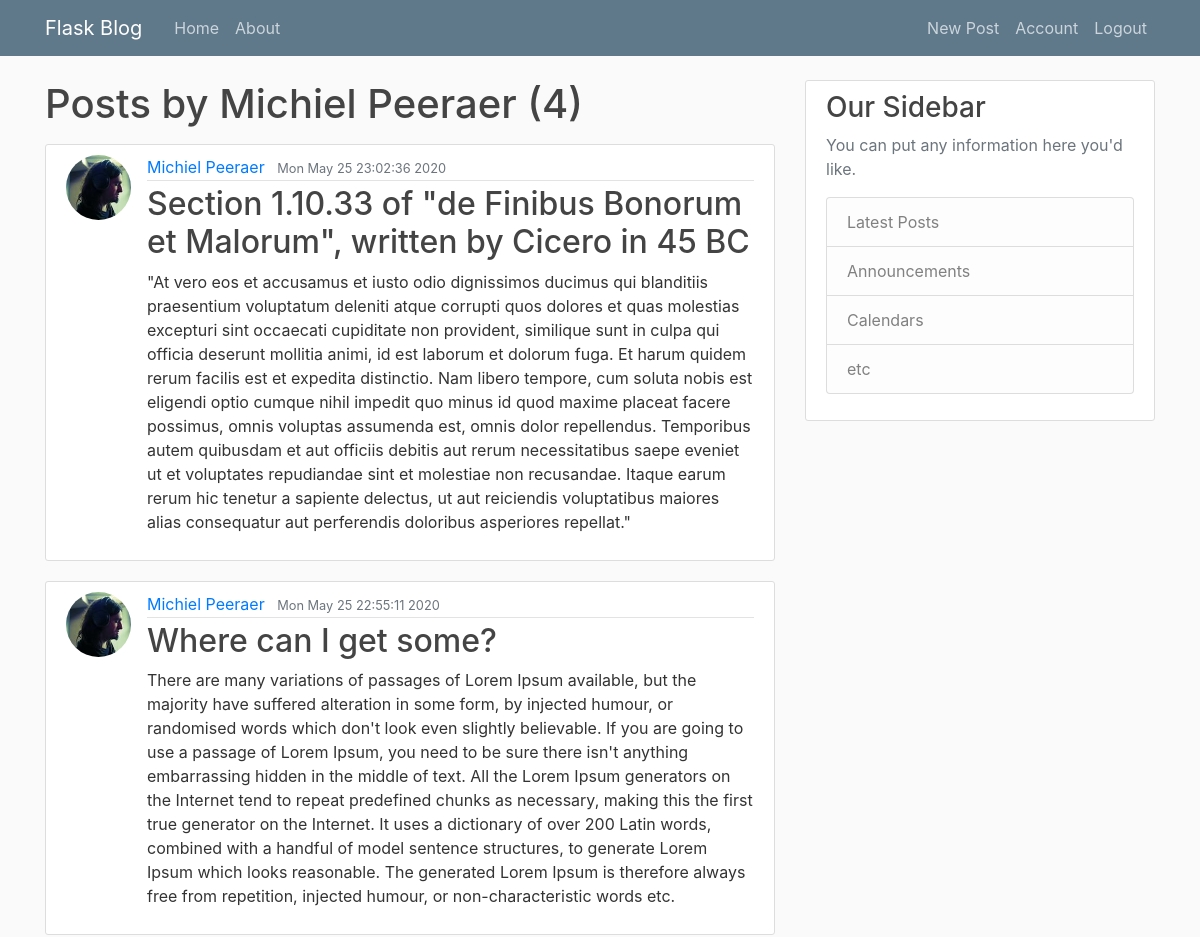
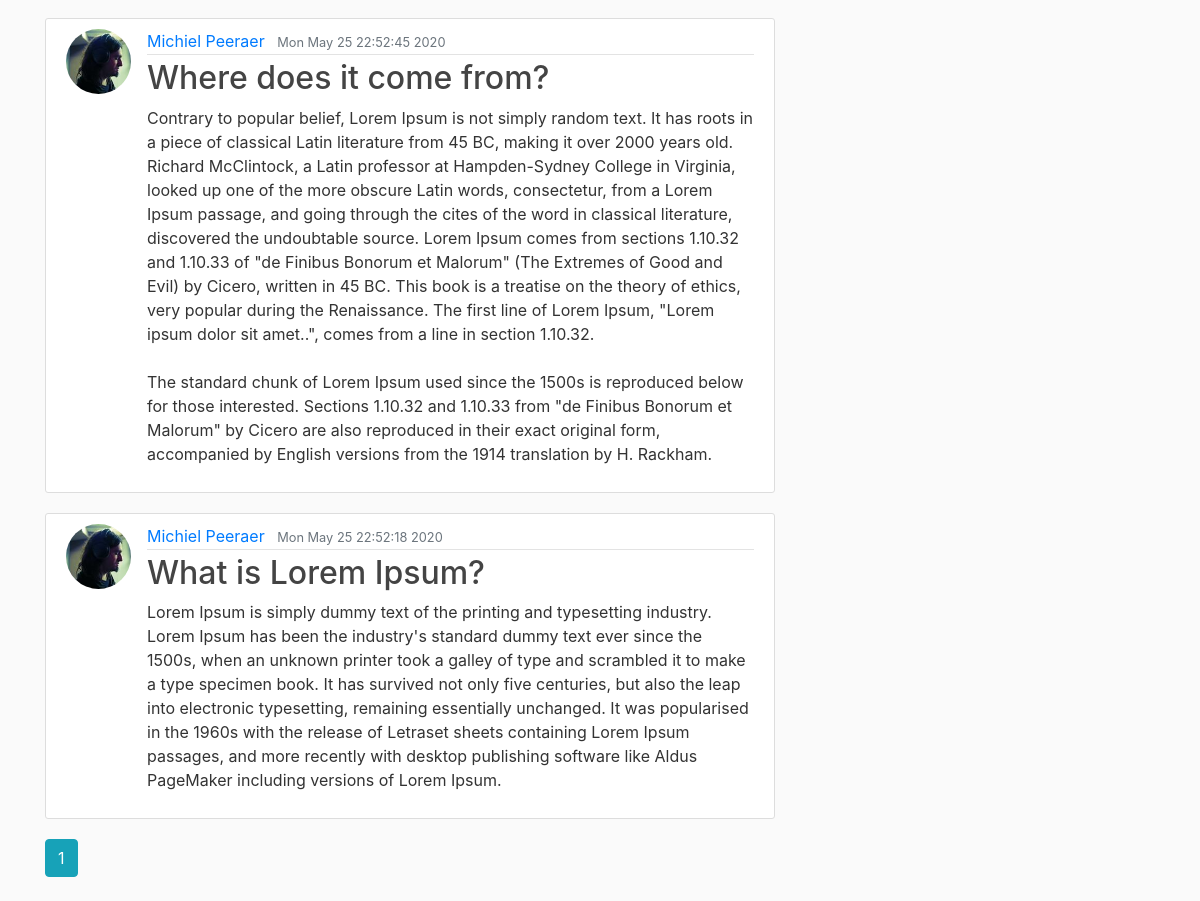
The page /user/Michiel Peeraer (signed in) on the database its author committed (2 pictures, top to bottom).
### flaskblog/models.py (models this page shows, shortened)
class User(db.Model, UserMixin):
    id = db.Column(db.Integer, primary_key=True)
    username = db.Column(db.String(20), unique=True, nullable=False)
    email = db.Column(db.String(120), unique=True, nullable=False)
    image_file = db.Column(db.String(20), nullable=False, default='default.jpg')
    password = db.Column(db.String(60), nullable=False)
    posts = db.relationship('Post', backref='author', lazy=True)

class Post(db.Model):
    id = db.Column(db.Integer, primary_key=True)
    title = db.Column(db.String(100), nullable=False)
    date_posted = db.Column(db.DateTime, nullable=False, default=datetime.now)
    content = db.Column(db.Text, nullable=False)
    user_id = db.Column(db.Integer, db.ForeignKey('user.id'), nullable=False)

### flaskblog/users/routes.py (the view)
@users.route("/user/<string:username>")
def user_posts(username):
    page = request.args.get('page', 1, type=int)
    user = User.query.filter_by(username=username).first_or_404()
    posts = Post.query.filter_by(author=user)\
            .order_by(Post.date_posted.desc())\
            .paginate(page=page, per_page=5)
    return render_template('user_posts.html', posts=posts, user=user)

### flaskblog/models.py (called while the page is built)
@login_manager.user_loader
def load_user(user_id):
    return User.query.get(int(user_id))

### flaskblog/templates/user_posts.html (shortened to what this page needs)
{% extends "layout.html" %}
{% block content %}
    <h1 class="mb-3">Posts by {{ user.username }} ({{ posts.total }})</h1>
    {% for post in posts.items %}
        <article class="media content-section">
            <img class="rounded-circle article-img" src="{{ url_for('static', filename='profile_pics/' + post.author.image_file) }}">
            <div class="media-body">
                <div class="article-metadata">
                    <a class="mr-2" href="{{ url_for('users.user_posts', username=post.author.username) }}">{{ post.author.username }}</a>
                    <small class="text-muted">{{ post.date_posted.strftime('%c') }}</small>
                </div>
                <h2><a class="article-title" href="{{ url_for('posts.post', post_id=post.id) }}">{{ post.title }}</a></h2>
                <p class="article-content">{{ post.content }}</p>
            </div>
        </article>
    {% endfor %}
    <div class="btn-group">
        {% for page_num in posts.iter_pages(left_edge=1, right_edge=1, left_current=1, right_current=2) %}
            {% if page_num %}
                {% if posts.page == page_num %}
                    <a class="btn btn-info mb-4" href="{{ url_for('users.user_posts', username=user.username, page=page_num) }}">{{ page_num }}</a>
                {% else %}
                    <a class="btn btn-outline-info mb-4" href="{{ url_for('users.user_posts', username=user.username, page=page_num) }}">{{ page_num }}</a>
                {% endif %}
            {% else %}
                <span class="btn btn-outline-info mb-4 disabled">...</span>
            {% endif %}
        {% endfor %}
    </div>
{% endblock content %}

### flaskblog/static/main.css (style rules this page uses)
body { background: #fafafa; color: #333333; margin-top: 5rem; }
h1, h2, h3, h4, h5, h6 { color: #444444; }
.content-section { background: #ffffff; padding: 10px 20px; border: 1px solid #dddddd; border-radius: 3px; margin-bottom: 20px; }
.article-title { color: #444444; }
.article-content { white-space: pre-line; }
.article-img { height: 65px; width: 65px; margin-right: 16px; }
.article-metadata { padding-bottom: 1px; margin-bottom: 4px; border-bottom: 1px solid #e3e3e3 }

### rows shown on the page
User: username "Michiel Peeraer"
Post: image_file (picture), author.username "Michiel Peeraer", date_posted "Mon May 25 23:02:36 2020", title "Section 1.10.33 of \"de Finibus Bonorum et Malorum\", written by Cicero in 45 BC", content "\"At vero eos et accusamus et iusto odio dignissimos ducimus qui blanditiis praesentium voluptatum deleniti atque corrupti quos dolores et quas molestias excepturi sint occaecati cupiditate non provident, similique sunt in culpa qui officia deserunt mollitia animi, id est laborum et dolorum fuga. Et harum quidem rerum facilis est et expedita distinctio. Nam libero tempore, cum soluta nobis est eligendi optio cumque nihil impedit quo minus id quod maxime placeat facere possimus, omnis voluptas assumenda est, omnis dolor repellendus. Temporibus autem quibusdam et aut officiis debitis aut rerum necessitatibus saepe eveniet ut et voluptates repudiandae sint et molestiae non recusandae. Itaque…"
Post: image_file (picture), author.username "Michiel Peeraer", date_posted "Mon May 25 22:55:11 2020", title "Where can I get some?", content "There are many variations of passages of Lorem Ipsum available, but the majority have suffered alteration in some form, by injected humour, or randomised words which don't look even slightly believable. If you are going to use a passage of Lorem Ipsum, you need to be sure there isn't anything embarrassing hidden in the middle of text. All the Lorem Ipsum generators on the Internet tend to repeat predefined chunks as necessary, making this the first true generator on the Internet. It uses a dictionary of over 200 Latin words, combined with a handful of model sentence structures, to generate Lorem Ipsum which looks reasonable. The generated Lorem Ipsum is therefore always free from…"
Post: image_file (picture), author.username "Michiel Peeraer", date_posted "Mon May 25 22:52:45 2020", title "Where does it come from?", content "Contrary to popular belief, Lorem Ipsum is not simply random text. It has roots in a piece of classical Latin literature from 45 BC, making it over 2000 years old. Richard McClintock, a Latin professor at Hampden-Sydney College in Virginia, looked up one of the more obscure Latin words, consectetur, from a Lorem Ipsum passage, and going through the cites of the word in classical literature, discovered the undoubtable source. Lorem Ipsum comes from sections 1.10.32 and 1.10.33 of \"de Finibus Bonorum et Malorum\" (The Extremes of Good and Evil) by Cicero, written in 45 BC. This book is a treatise on the theory of ethics, very popular during the Renaissance. The first line of Lorem Ipsum,…"
Post: image_file (picture), author.username "Michiel Peeraer", date_posted "Mon May 25 22:52:18 2020", title "What is Lorem Ipsum?", content "Lorem Ipsum is simply dummy text of the printing and typesetting industry. Lorem Ipsum has been the industry's standard dummy text ever since the 1500s, when an unknown printer took a galley of type and scrambled it to make a type specimen book. It has survived not only five centuries, but also the leap into electronic typesetting, remaining essentially unchanged. It was popularised in the 1960s with the release of Letraset sheets containing Lorem Ipsum passages, and more recently with desktop publishing software like Aldus PageMaker including versions of Lorem Ipsum."

### other values the page prints
{{ posts.total }} "4"
{{ page_num }} "1"
